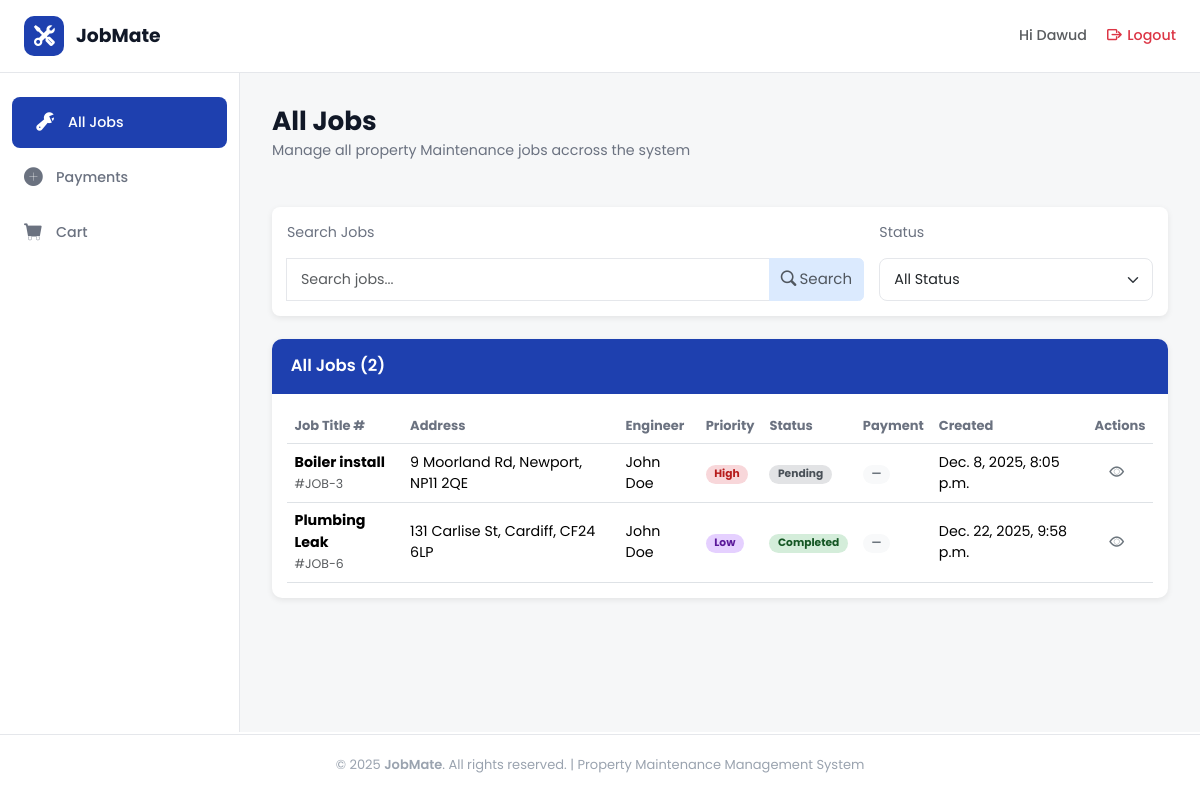
The page /jobs/all_jobs/ (signed in) on the database its author committed.
### jobs/models.py (models this page shows, shortened)
class Job(models.Model):
    PRIORITY_CHOICES = [
        ('high', 'High'),
        ('medium', 'Medium'),
        ('low', 'Low'),
    ]
    CATEGORY_CHOICES = [
        ('plumbing', 'Plumbing'),
        ('heating', 'Heating'),
        ('electrical', 'Electrical'),
    ]
    STATUS_CHOICES = [
        ("pending", "Pending"),
        ("in_progress", "In Progress"),
        ("completed", "Completed"),
        ("cancelled", "Cancelled"),
    ]
    job_title = models.CharField(max_length=100)
    property_owner = models.CharField(max_length=100)
    address = models.CharField(max_length=200)
    city = models.CharField(max_length=100)
    post_code = models.CharField(max_length=20)
    tenant_name = models.CharField(
        max_length=100,
        null=True,
        blank=True
    )
    tenant_phone = models.CharField(
        max_length=20,
        null=True,
        blank=True
    )
    tenant_email = models.EmailField(
        max_length=254,
        null=True,
        blank=True
    )
    priority = models.CharField(
        max_length=20,
        choices=PRIORITY_CHOICES,
        default='medium'
    )
    category = models.CharField(
        max_length=20,
        choices=CATEGORY_CHOICES
    )
    status = models.CharField(
        max_length=20,
        choices=STATUS_CHOICES,
        default="pending"
    )
    description = models.TextField()
    created_at = models.DateTimeField(auto_now_add=True)
    updated_at = models.DateTimeField(auto_now=True)
    due_date = models.DateField()
    estimated_hours = models.DecimalField(
        max_digits=4,
        decimal_places=1,
        null=True,
        blank=True
    )
    job_cost = models.DecimalField(
        max_digits=10,
        decimal_places=2,
        null=True,
        blank=True
    )
    assigned_engineer = models.ForeignKey(
        User,
        on_delete=models.SET_NULL,
        null=True,
        blank=True,
        related_name="assigned_jobs"
    )

### jobs/views.py (the view)
# urls.py: path('all_jobs/', views.all_jobs, name='all_jobs'),
@login_required
def all_jobs(request):
    user = request.user
    search_query = request.GET.get("search_term")
    status_filter = request.GET.get("status_filter")
    if user.profile.role == "Engineer":
        job_list = Job.objects.filter(assigned_engineer=user)
    else:
        job_list = Job.objects.all()
    if search_query:
        job_list = job_list.filter(
            Q(job_title__icontains=search_query) |
            Q(address__icontains=search_query) |
            Q(city__icontains=search_query) |
            Q(post_code__icontains=search_query))
    if status_filter:
        job_list = job_list.filter(status=status_filter)
    return render(request, 'all_jobs.html', {"job_list": job_list})

### jobs/templates/all_jobs.html (shortened to what this page needs)
{% extends "dashboard_base.html" %}
{% load static %}
{% block content %}
<div class="heading-section d-flex flex-column justify-content-between flex-md-row">
  <div class="row">
    <h1 class="section-title">All Jobs</h1>
    <p class="section-subtitle">
      Manage all property Maintenance jobs accross the system
    </p>
  </div>
</div>
<div class="filter-container d-flex flex-grow-1 flex-column justify-content-between flex-md-row gap-3 mb-4 ">
  <div class="search-col col-8">
    <p class="section-subtitle">Search Jobs</p>
    <form class="input-group" method="GET">
      <input type="text" name="search_term" class="form-control" placeholder="Search jobs..." />
      <button type="submit" class="btn btn-secondary text-muted">
        <i class="bi bi-search me-1"></i>Search
      </button>
    </form>
  </div>
<form class="col" method="GET">
    <p class="section-subtitle">Status</p>
    <select class="form-select" name="status_filter" onchange="this.form.submit()">
        <option value="">All Status</option>
    </select>
</form>
</div>
  <div>
    <div class="table-container">
      <div class="table-header">All Jobs ({{ job_list.count }})</div>
      <div class="table-responsive p-3">
        <table class="table align-middle mb-0">
          <thead class="table-head">
            <tr>
              <th>Job Title #</th>
              <th>Address</th>
              <th>Engineer</th>
              <th>Priority</th>
              <th>Status</th>
              <th>Payment</th>
              <th>Created</th>
              <th>Actions</th>
            </tr>
          </thead>
          <tbody>
            {% for job in job_list %}
            <tr class="test">
              <td data-label="Job Title">
                <strong>{{ job.job_title}}</strong><br /><small class="text-muted">#JOB-{{ job.id }}</small>
              </td>
              <td data-label="Address">{{ job.address }}, {{ job.city }}, {{ job.post_code }}</td>
              <td data-label="Engineer">{{ job.assigned_engineer.first_name }} {{ job.assigned_engineer.last_name }}
              </td>
              <td data-label="Priority">
                <span class="badge badge-rounded
                {% if job.priority == 'high' %} badge-high
                {% elif job.priority == 'medium' %}badge-medium
                {% elif job.priority == 'low' %}badge-low
                {% endif %}">
                  {{ job.get_priority_display }}
                </span>
              </td>
              <td data-label="Status">
                <span class="badge badge-rounded
                {% if job.status == 'pending' %}badge-pending
                {% elif job.status == 'in_progress' %}badge-progress
                {% elif job.status == 'completed' %}badge-completed
                {% elif job.status == 'cancelled' %}bg-danger
                {% endif %} ">
                  {{ job.get_status_display }}
                </span>
              </td>
              <td data-label="Payment">
                <span class="badge badge-rounded bg-light text-secondary">—</span>
              </td>
              <td data-label="Created">{{ job.created_at}}</td>
              <td data-label="Actions">
                <div class="d-flex flex-row justify-content-around">
                  <a href="{% url 'jobs:job_detail' job_id=job.id%}" class="text-secondary me-2"><i class="bi bi-eye"></i></a>
                </div>
              </td>
            </tr>
            {% empty %}
            <tr>
              <td colspan="8" class="text-danger">No jobs found!</td>
            </tr>
            {% endfor %}
          </tbody>
        </table>
      </div>
    </div>
  </div>
  {% endblock %}

### templates/dashboard_base.html (shortened to what this page needs)
{% extends "base.html" %}
{% load static %}
{% block body %}
<header class="top-header">
  <div class="logo-section">
    <a href="{% url 'home:home' %}">
      <div class="logo-icon">
        <i class="bi bi-tools"></i>
      </div>
      <span class="logo-text">JobMate</span>
    </a>
  </div>
  <div class="header-right">
    <div class="user-info">
      <a href="{% url 'users:profile_settings' %}" class="text-decoration-none text-muted"><span>Hi {% if request.user.is_authenticated and request.user.first_name == "" %}
        {{ request.user.username }}
        {% else %}
         {{request.user.first_name}}
          {% endif %} </span></a>
    </div>
    <a href="{% url 'account_logout' %}" class="logout-btn text-danger">
      <i class="bi bi-box-arrow-right"></i>
      <span>Logout</span>
    </a>
  </div>
</header>
<div class="dashboard-layout">
  <aside class="sidebar">
    <ul class="sidebar-nav">
      <li>
        <a href="{% url 'jobs:all_jobs' %}"
          class="{% if request.resolver_match.url_name == 'all_jobs' %}active{% endif %}">
          <i class="bi bi-wrench-adjustable"></i>
          <span>All Jobs</span>
        </a>
      </li>
      <li>
        <a href="{% url 'cart:payments' %}"
          class="{% if request.resolver_match.url_name == 'payments' %}active nav-link disabled{% endif %}">
          <i class="bi bi-plus-circle-fill"></i>
          <span>Payments</span>
        </a>
      </li>
      <li>
        <a href="{% url 'cart:basket' %}"
          class="{% if request.resolver_match.url_name == 'basket' %}active nav-link disabled{% endif %}">
          <i class="bi bi-cart-fill"></i>
          <span>Cart</span>
        </a>
      </li>
    </ul>
  </aside>
  <main class="main-content">
    {% block content %} {% endblock %}
  </main>
</div>
{% endblock %}

### static/css/base.css (style rules this page uses)
html { font-size: 15px; }
:root { --jm-blue-600: #2563eb; --jm-blue-700: #1e40af; --jm-default: #ffffff; --jm-main: #e5e7eb; --jm-secondary: #1e40af; --jm-accent: #dbeafe; --jm-accent-light: #f6f7f8; --jm-links: #2563eb; --jm-other: #fecaca; --ink: #111827; --muted: #6b7280; --muted-2: #9aa3af; --footer-bg: #0f172a; --input: #f3f3f6; --card-radius: 14px; --tile-radius: 18px; --shadow-soft: 0 8px 16px rgba(15, 23, 42, 0.06); --shadow-tile: 0 14px 30px rgba(37, 99, 235, 0.25); --shadow-cta: 0 10px 22px rgba(29, 78, 216, 0.25); --purple: #7e22ce; --input-border: #D1D5DB; --topbar-h: 66px; --footer-h: 20px; --sidebar-width: 240px; }
* { box-sizing: border-box; }
body { font-family: "Poppins", system-ui, -apple-system, Segoe UI, Roboto, Helvetica, Arial, sans-serif; font-size: 0.95rem; color: var(--ink); background: var(--page-bg); margin: 0 auto; }
.btn-secondary { background-color: var(--jm-accent) !important; border-color: var(--jm-accent) !important; font-size: 1rem; transition: all 0.25s ease; color: var(--ink); }
.bi::before { font-weight: bold !important; }
.section-title { font-weight: 700; font-size: 1.75rem; color: var(--ink); margin-bottom: 0.25rem; }
.section-subtitle { color: var(--muted); }

### static/css/accounts.css (style rules this page uses)
.form-control, .form-select { border-radius: 8px; border: 1px solid #e5e7eb; padding: 10px 14px; font-size: 0.95rem; transition: border-color .2s, box-shadow .2s; }

### static/css/dashboard_base.css (style rules this page uses)
.dashboard-layout { display: flex; max-width: 1800px; margin: 0 auto; width: 100%; }
.main-content { flex: 1; padding: 32px; background-color: var(--jm-accent-light); overflow-y: auto; height: calc(100vh - 55px - var(--topbar-h) - var(--footer-h)); }
.top-header { background: var(--jm-default); border-bottom: 1px solid var(--jm-main); margin: 0 auto; padding: 16px 24px; display: flex; justify-content: space-between; align-items: center; position: sticky; max-width: 1800px; width: 100%; top: 0; z-index: 1000; }
.logo-section { display: flex; align-items: center; gap: 12px; }
.logo-section a { display: flex; align-items: center; gap: 12px; text-decoration: none; }
.logo-icon { width: 40px; height: 40px; background: var(--jm-blue-700); border-radius: 10px; display: flex; align-items: center; justify-content: center; color: var(--jm-default); font-size: 20px; }
.logo-text { font-size: 1.25rem; font-weight: 700; color: var(--ink); }
.header-right { display: flex; align-items: center; gap: 20px; }
.user-info { display: flex; align-items: center; gap: 8px; color: var(--muted); font-weight: 500; }
.logout-btn { color: var(--muted); text-decoration: none; display: flex; align-items: center; gap: 6px; font-weight: 500; transition: color 0.3s; }
.sidebar { width: var(--sidebar-width); background: var(--jm-default); border-right: 1px solid var(--jm-main); padding: 24px 0; position: sticky; top: 73px; overflow-y: auto; }
.sidebar-nav { list-style: none; padding: 0; margin: 0; }
.sidebar-nav li { margin-bottom: 4px; }
.sidebar-nav a { display: flex; align-items: center; gap: 12px; padding: 12px 24px; color: var(--muted); text-decoration: none; font-weight: 500; transition: all 0.3s; }
.sidebar-nav a.active { background: var(--jm-blue-700); color: white; border-radius: 8px; margin: 0 12px; }
.sidebar-nav a i { font-size: 18px; width: 20px; }

### static/css/tables.css (style rules this page uses)
.heading-section { margin-bottom: 1rem; }
.filter-container { background-color: var(--jm-default); margin-top: 2rem; padding: 1rem; border-radius: 8px; box-shadow:0 2px 6px rgba(0,0,0,0.08); }
.table-container { border-radius: 10px; overflow: hidden; box-shadow: 0 2px 6px rgba(0, 0, 0, 0.08); background: white; }
.table-header { background-color: var(--jm-blue-700); color: var(--jm-default); padding: 1rem 1.25rem; font-weight: 600; font-size: 1.1rem; width: 100%; }
.table-head th { color: var(--muted); font-size: small; }
.badge-rounded { border-radius: 1rem; padding: 0.4em 0.8em; }
.badge-high { background-color: #f8d7da; color: #b71c1c; }
.badge-low { background-color: #e5d0ff; color: #5a189a; }
.badge-pending { background-color: #e2e3e5; color: #495057; }
.badge-completed { background-color: #d4edda; color: #155724; }

### rows shown on the page
Job: job_title "Boiler install", id "3", address "9 Moorland Rd", city "Newport", post_code "NP11 2QE", assigned_engineer.first_name "John", assigned_engineer.last_name "Doe", priority "High", status "Pending", created_at "Dec. 8, 2025, 8:05 p.m."
Job: job_title "Plumbing Leak", id "6", address "131 Carlise St", city "Cardiff", post_code "CF24 6LP", assigned_engineer.first_name "John", assigned_engineer.last_name "Doe", priority "Low", status "Completed", created_at "Dec. 22, 2025, 9:58 p.m."

### other values the page prints
{{ request.user.first_name }} "Dawud"
{{ job_list.count }} "2"
